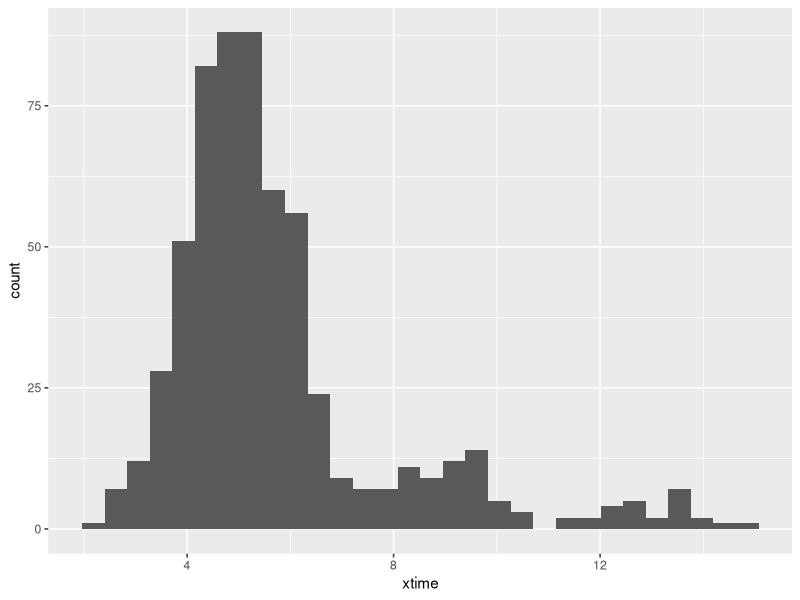

Generate this figure with R:
## ---- chunk 1
knitr::opts_chunk$set(echo = TRUE)
## ---- chunk 2
library(ggplot2)

set.seed(4.0)
data1 = rnorm(n=510,mean=5,sd=1)
data2 = rnorm(n=66,mean=9,sd=1)
data3 = rnorm(n=24,mean=13,sd=1)

xtime = c(data1,data2,data3)

rot_data = data.frame( xtime  )
# str(rot_data)
# View(rot_data)

hist = ggplot(rot_data, aes(x=xtime) ) + geom_histogram()

hist

mean(xtime)
sd(xtime)
## ---- chunk 3

library(readr)
library(dplyr)
rot_csv = read.csv("./rotterdam.csv")
str(rot_csv)

val_mean_gpa_fulltime_student = rot_csv %>% filter( work == FALSE ) %>% mutate( gpa_ratio = gpa/xtime) %>% summarize( mean_gpa_ratio = mean(gpa_ratio) )

mean_gpa_fulltime_student = rot_csv %>% filter( work == FALSE ) %>%
   mutate( gpa_ratio = gpa/xtime, mean_gpa_ratio = mean(gpa_ratio) )

val_mean_gpa_fulltime_student
val_mean_gpa_fulltime_student$mean_gpa_ratio

mean_gpa_fulltime_student

